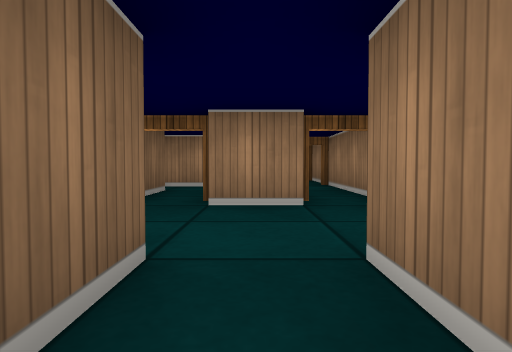
view 1 (above)

19 first-person views from a walk through a cub3D ray-caster map. The camera is about half as high as the walls, tilts 2° down and sees 75° across. The floor is counted in squares. Each view is taken from the middle of a square. On the plan, view 1 faces up. The plan holds only what a view shows up to about 9 squares ahead; the rest is blank.

view 2
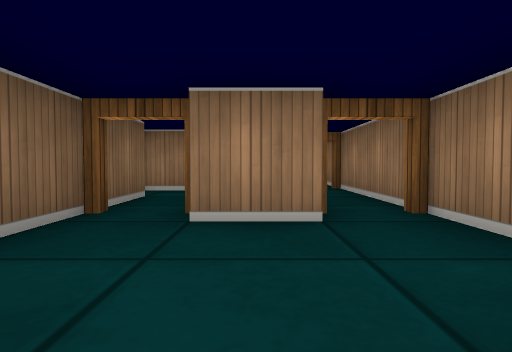

view 3
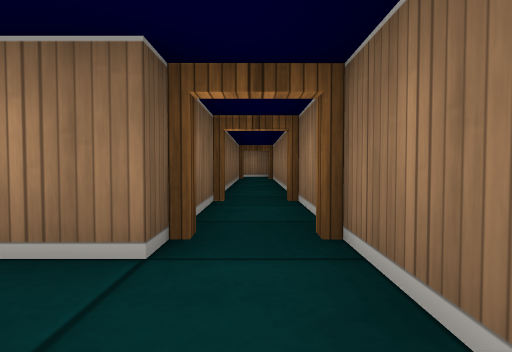

view 4
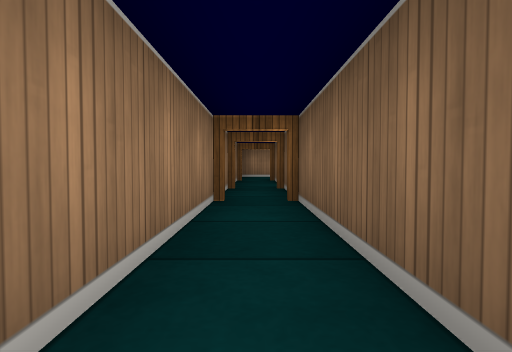

view 5
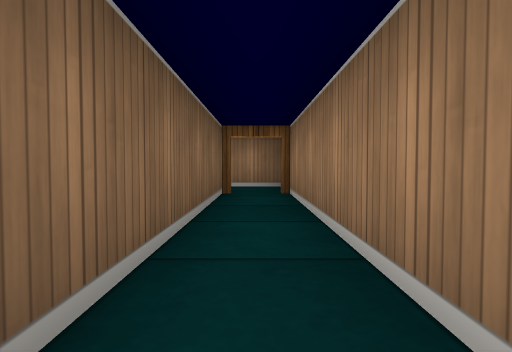

view 6
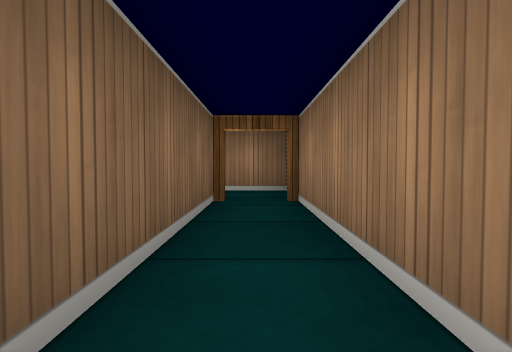

view 7
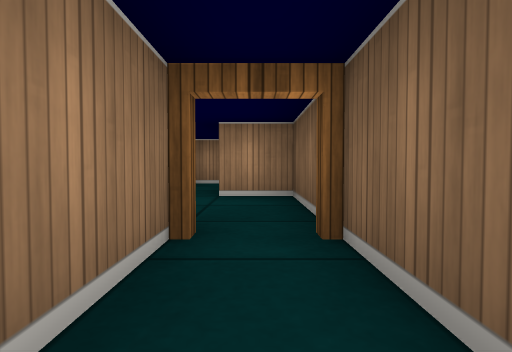

view 8
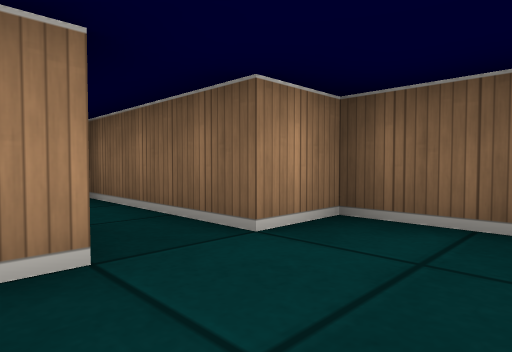

view 9
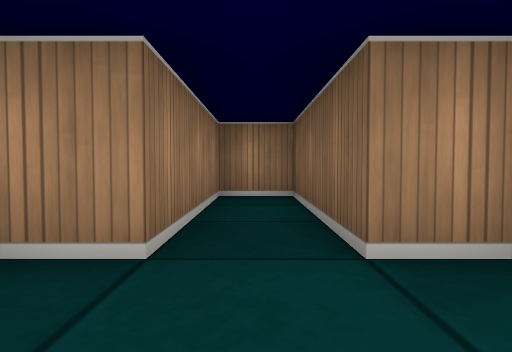

view 10
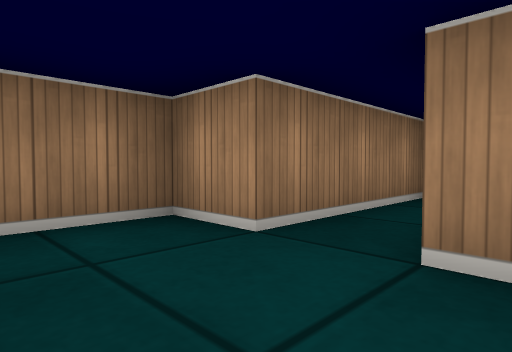

view 11
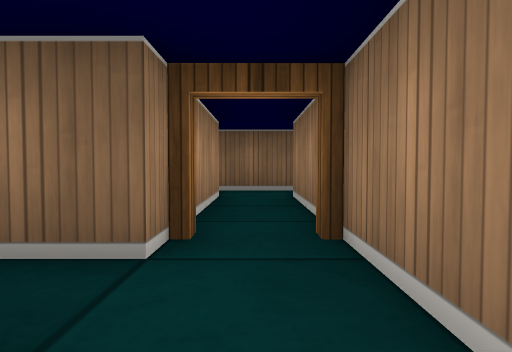

view 12
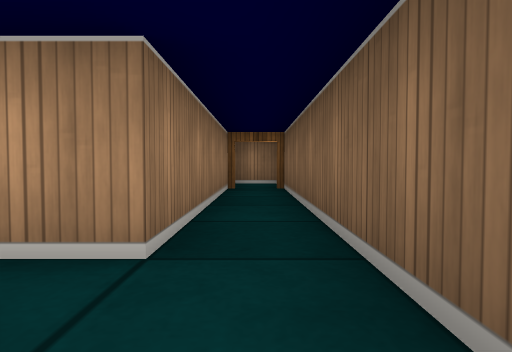

view 13
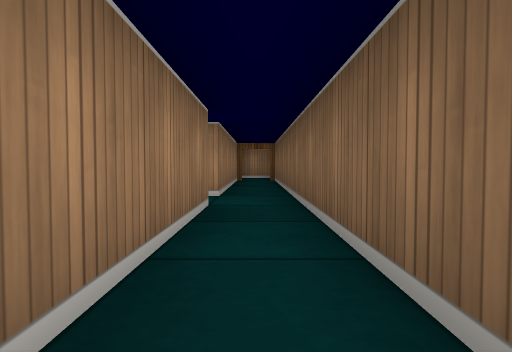

view 14
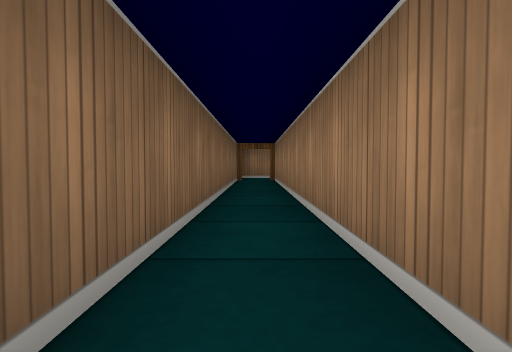

view 15
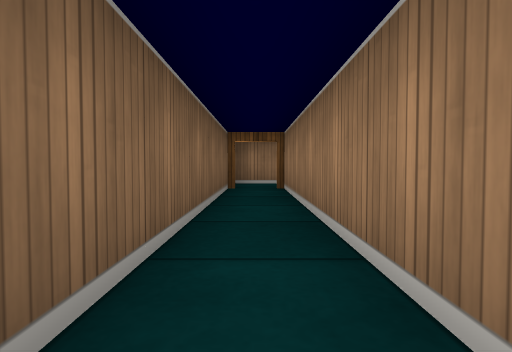

view 16
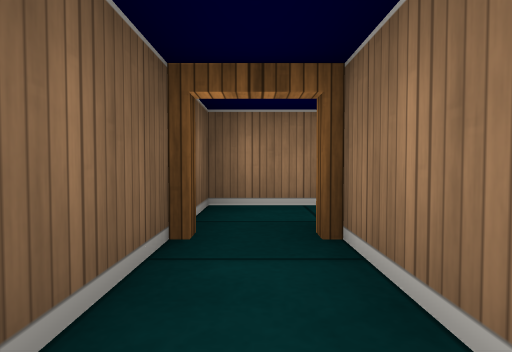

view 17
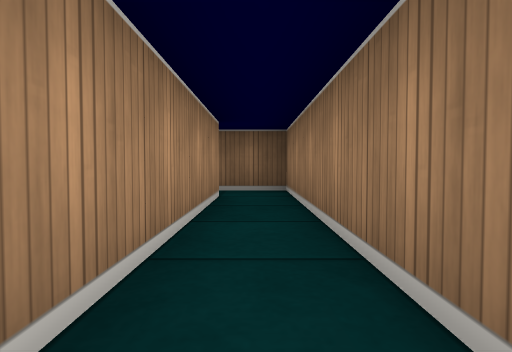

view 18
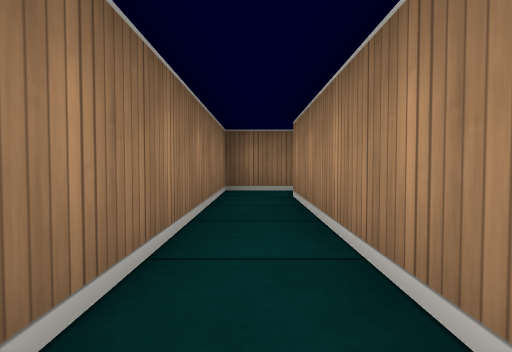

view 19
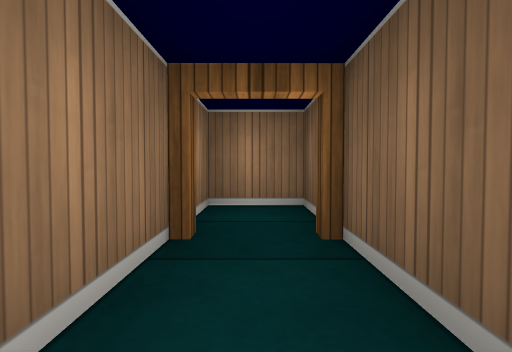

### Floor plan
Ten units are one square. View 1 is at (0, 0); x grows to the right and y downward. Boxes are objects, and circles mark ways between rooms. Rooms are numbered by the first view taken in them; rooms with no view inside come last. Other rooms are left out.
<svg viewBox="-60 -170 80 190">
<path fill="none" stroke="#000" d="M6 -35 -5 -35M-15 -40 -15 -15 -5 -15 -5 15 5 15 5 -15 15 -15 15 -40M5 -65 -20 -65M5 -48 5 -40M-15 -55 -15 -40M-5 -39 -5 -54M15 -40 15 -70M15 -90 15 -150M5 -151 5 -90M-20 -65 -45 -65 -45 -151M-55 -150 -55 -10M-45 -10 -45 -55 -15 -55M-45 -155 5 -155M15 -150 15 -165 -55 -165 -55 -150M-55 -10 -55 5 -45 5 -45 -10M5 -90 5 -65M15 -70 15 -90"/>
<circle cx="-10" cy="-40" r="3" fill="#2a7"/>
<circle cx="10" cy="-40" r="3" fill="#2a7"/>
<circle cx="-20" cy="-60" r="3" fill="#2a7"/>
<circle cx="10" cy="-70" r="3" fill="#2a7"/>
<circle cx="10" cy="-150" r="3" fill="#2a7"/>
<circle cx="10" cy="-90" r="3" fill="#2a7"/>
<circle cx="-50" cy="-150" r="3" fill="#2a7"/>
<circle cx="-50" cy="-10" r="3" fill="#2a7"/>
<text x="0" y="-20">1</text>
<text x="0" y="-60">2</text>
<text x="10" y="-120">3</text>
<text x="-50" y="-80">4</text>
<text x="-20" y="-160">5</text>
<text x="-50" y="0">6</text>
<text x="10" y="-80">7</text>
</svg>
Room 1 opens to room 2. Room 2 opens to room 4. Room 2 opens to room 7. Room 3 opens to room 5. Room 3 opens to room 7. Room 4 opens to room 5. Room 4 opens to room 6.

Where each view was taken, in squares from view 1:
view 1: 0 up, 0 right, facing up
view 2: 1 up, 0 right, facing up
view 3: 5 up, 1 right, facing up
view 4: 13 up, 1 right, facing down
view 5: 10 up, 1 right, facing up
view 6: 11 up, 1 right, facing up
view 7: 6 up, 1 left, facing down
view 8: 3 up, 1 right, facing down-left
view 9: 3 up, 0 right, facing down
view 10: 3 up, 1 left, facing down-right
view 11: 6 up, 0 right, facing left
view 12: 7 up, 5 left, facing down
view 13: 10 up, 5 left, facing down
view 14: 6 up, 5 left, facing up
view 15: 9 up, 5 left, facing up
view 16: 13 up, 5 left, facing up
view 17: 16 up, 0 right, facing left
view 18: 16 up, 4 left, facing right
view 19: 3 up, 5 left, facing down
